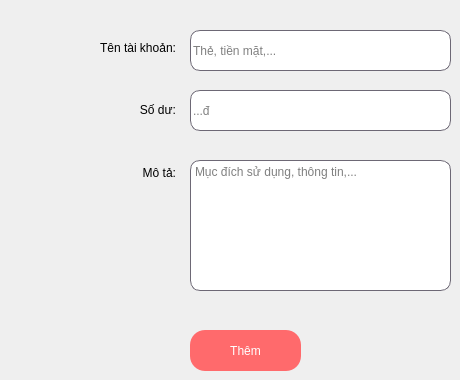
          <widget class="QWidget" name="tab_6">
           <attribute name="title">
            <string>Thường Xuyên</string>
           </attribute>
           <widget class="QPushButton" name="btn_page4_ThemTK_TX">
            <property name="geometry">
             <rect>
              <x>190</x>
              <y>330</y>
              <width>111</width>
              <height>41</height>
             </rect>
            </property>
            <property name="styleSheet">
             <string notr="true">border-radius: 15px;
color: rgb(255, 255, 255);
background-color: rgb(255, 106, 108);
font: 75 15pt &quot;MS Shell Dlg 2&quot;;</string>
            </property>
            <property name="text">
             <string>Thêm</string>
            </property>
           </widget>
           <widget class="QTextEdit" name="textEdit_p4_MoTa_TX">
            <property name="geometry">
             <rect>
              <x>190</x>
              <y>160</y>
              <width>261</width>
              <height>131</height>
             </rect>
            </property>
            <property name="styleSheet">
             <string notr="true">background-color: rgb(255, 255, 255);
font: 13pt &quot;Segoe UI&quot;;

border-radius: 10px;
border: 1px solid #6d6875;</string>
            </property>
            <property name="placeholderText">
             <string>Mục đích sử dụng, thông tin,...</string>
            </property>
           </widget>
           <widget class="QLineEdit" name="lineEdit_p4_TenTaiKhoan_TX">
            <property name="geometry">
             <rect>
              <x>190</x>
              <y>30</y>
              <width>261</width>
              <height>41</height>
             </rect>
            </property>
            <property name="styleSheet">
             <string notr="true">font: 16pt &quot;Segoe UI&quot;;
background-color: rgb(255, 255, 255);

border-radius: 10px;
border: 1px solid #6d6875;</string>
            </property>
            <property name="placeholderText">
             <string>Thẻ, tiền mặt,...</string>
            </property>
           </widget>
           <widget class="QWidget" name="layoutWidget">
            <property name="geometry">
             <rect>
              <x>60</x>
              <y>20</y>
              <width>116</width>
              <height>181</height>
             </rect>
            </property>
            <layout class="QVBoxLayout" name="verticalLayout">
             <item>
              <widget class="QLabel" name="label_p4_TenTaiKhoan_TX">
               <property name="styleSheet">
                <string notr="true">font: 75 15pt &quot;Segoe UI&quot;;</string>
               </property>
               <property name="text">
                <string>&lt;html&gt;&lt;head/&gt;&lt;body&gt;&lt;p align=&quot;right&quot;&gt;Tên tài khoản:&lt;/p&gt;&lt;/body&gt;&lt;/html&gt;</string>
               </property>
              </widget>
             </item>
             <item>
              <widget class="QLabel" name="label_p4_SoDu_TX">
               <property name="styleSheet">
                <string notr="true">font: 75 15pt &quot;Segoe UI&quot;;</string>
               </property>
               <property name="text">
                <string>&lt;html&gt;&lt;head/&gt;&lt;body&gt;&lt;p align=&quot;right&quot;&gt;Số dư:&lt;/p&gt;&lt;/body&gt;&lt;/html&gt;</string>
               </property>
              </widget>
             </item>
             <item>
              <widget class="QLabel" name="label_p4_MoTa_TX">
               <property name="styleSheet">
                <string notr="true">font: 75 15pt &quot;Segoe UI&quot;;</string>
               </property>
               <property name="text">
                <string>&lt;html&gt;&lt;head/&gt;&lt;body&gt;&lt;p align=&quot;right&quot;&gt;Mô tả:&lt;/p&gt;&lt;/body&gt;&lt;/html&gt;</string>
               </property>
              </widget>
             </item>
            </layout>
           </widget>
           <widget class="QLineEdit" name="lineEdit_p4_SoDu_TX">
            <property name="enabled">
             <bool>true</bool>
            </property>
            <property name="geometry">
             <rect>
              <x>190</x>
              <y>90</y>
              <width>261</width>
              <height>41</height>
             </rect>
            </property>
            <property name="styleSheet">
             <string notr="true">font: 16pt &quot;Segoe UI&quot;;
background-color: rgb(255, 255, 255);

border-radius: 10px;
border: 1px solid #6d6875;</string>
            </property>
            <property name="placeholderText">
             <string>...đ</string>
            </property>
            <property name="clearButtonEnabled">
             <bool>false</bool>
            </property>
           </widget>
          </widget>
